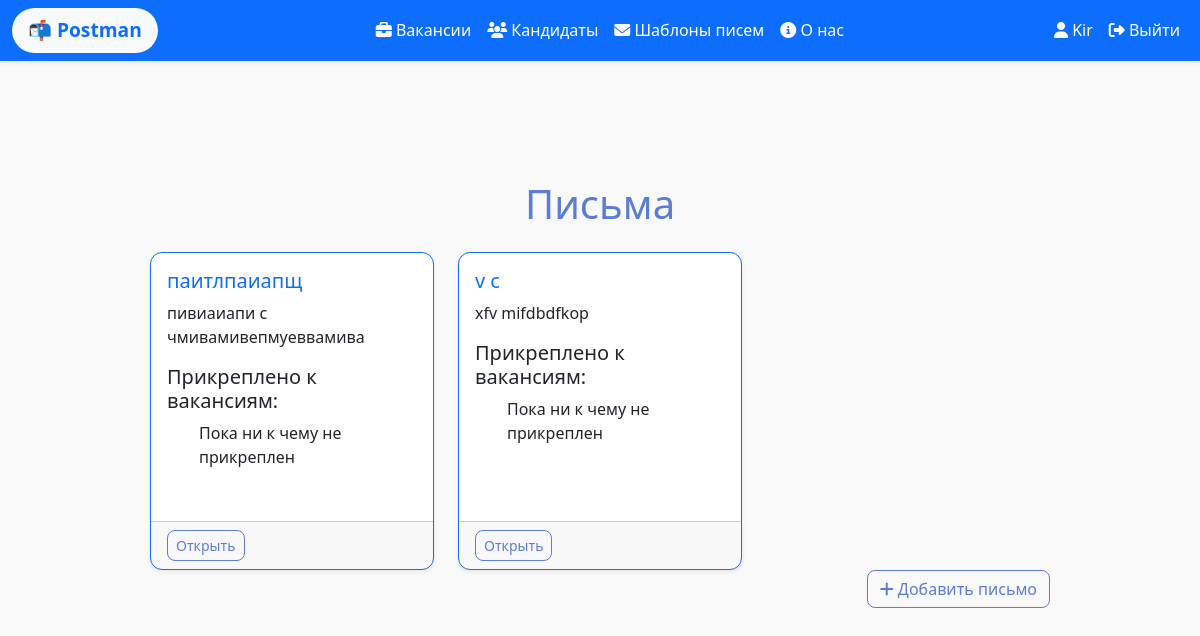
/data/templates/ (signed in), run on an earlier commit of the app's database.
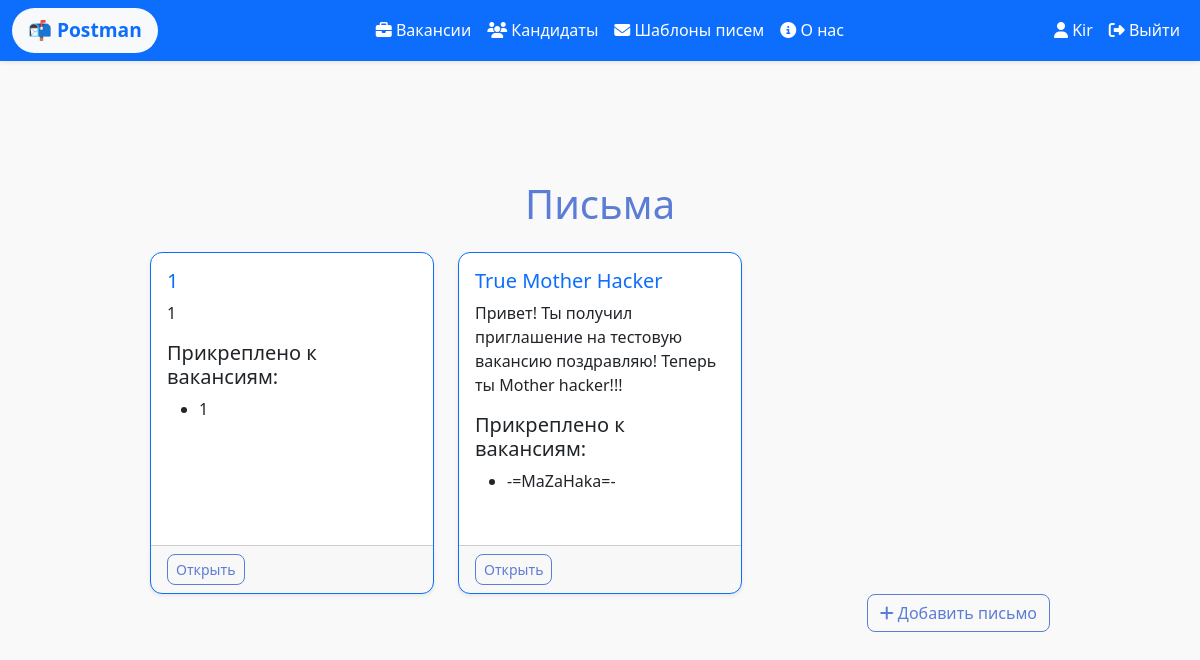
And on a later commit of the database.
### data/models.py (models this page shows, shortened)
class Template(models.Model):
    title = models.CharField(max_length=150)
    content = models.TextField()
    class Meta:
        verbose_name = "Письмо"
        verbose_name_plural = "Письма"

class Vacancy(models.Model):
    title = models.CharField(max_length=100)
    description = models.TextField()
    user = models.ForeignKey(
        User,
        on_delete=models.SET_NULL,
        null=True,
        blank=True,
        related_name="vacancies",
        verbose_name="Пользователь"
    )
    candidates = models.ManyToManyField(Candidate, related_name='vacancies', blank=True)
    templates = models.ManyToManyField(Template,related_name='vacancies', blank=True)
    class Meta:
        verbose_name = "Вакансия"
        verbose_name_plural = "Вакансии"

### data/views.py (the view)
# urls.py: path('templates/', views.templates, name='templates'), # список писем
@login_required
def templates(request):
    templates = Template.objects.all()
    return render(request, 'data/templates.html', {'templates': templates})

### data/templates/data/templates.html (shortened to what this page needs)
{% extends "main/base.html" %}
{% block content %}
<h1 class="mb-4">Письма</h1>
<div class="row row-cols-1 row-cols-md-2 row-cols-lg-3 g-4">
    {% for template in templates %}
    <div class="col">
        <div class="card h-100 border-primary shadow-sm">
            <div class="card-body">
                <h5 class="card-title text-primary">{{ template.title }}</h5>
                <p class="card-text">{{ template.content|truncatewords:25 }}</p>
                <h5>Прикреплено к вакансиям:</h5>
                <ul>
                    {% for vacancy in template.vacancies.all %}
                    <li>{{ vacancy.title }}</li>
                    {% empty %}
                    <p>Пока ни к чему не прикреплен</p>
                    {% endfor %}
                </ul>
            </div>
            <div class="card-footer text-muted d-flex justify-content-between">
                <a href="{% url 'template_detail' template.id %}" class="btn btn-sm btn-outline-primary">Открыть</a>
            </div>
        </div>
    </div>
    {% empty %}
    <p>Пока нет писем.</p>
    {% endfor %}
</div>
<div class="d-flex justify-content-end mb-3">
    <a href="{% url 'template_create' %}" class="btn btn-outline-primary">
        <i class="fas fa-plus"></i> Добавить письмо
    </a>
</div>
{% endblock %}

What changed in the data, as far as the page shows it:
removed Template: title "паитлпаиапщ", content "пивиаиапи с чмивамивепмуеввамива"
removed Template: title "v c", content "xfv mifdbdfkop"
added Template: title "1", content "1"
added Vacancy: title "1"
added Template: title "True Mother Hacker", content "Привет! Ты получил приглашение на тестовую вакансию поздравляю! Теперь ты Mother hacker!!!"
added Vacancy: title "-=MaZaHaka=-", shown under "True Mother Hacker"
